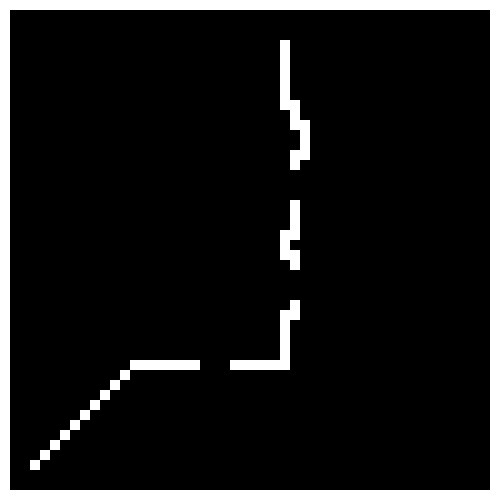

Below is a game level as drawn by its tile map, then a one-line description and the .tmx file that defines it, in full:
An orthogonal 50x50 tile map with 10x10 px tiles, 1 tile layer (map0).

<map version="1.0" tiledversion="1.0.2" orientation="orthogonal" renderorder="right-down" width="50" height="50" tilewidth="10" tileheight="10" nextobjectid="1">
 <tileset firstgid="1" name="Default" tilewidth="10" tileheight="10" tilecount="1" columns="1">
  <image source="wall.png" width="10" height="10" />
 </tileset>
 <layer name="map0" width="50" height="50">
  <data encoding="csv">
1,1,1,1,1,1,1,1,1,1,1,1,1,1,1,1,1,1,1,1,1,1,1,1,1,1,1,1,1,1,1,1,1,1,1,1,1,1,1,1,1,1,1,1,1,1,1,1,1,1,
1,0,0,0,0,0,0,0,0,0,0,0,0,0,0,0,0,0,0,0,0,0,0,0,0,0,0,0,0,0,0,0,0,0,0,0,0,0,0,0,0,0,0,0,0,0,0,0,0,1,
1,0,0,0,0,0,0,0,0,0,0,0,0,0,0,0,0,0,0,0,0,0,0,0,0,0,0,0,0,0,0,0,0,0,0,0,0,0,0,0,0,0,0,0,0,0,0,0,0,1,
1,0,0,0,0,0,0,0,0,0,0,0,0,0,0,0,0,0,0,0,0,0,0,0,0,0,0,0,0,0,0,0,0,0,0,0,0,0,0,0,0,0,0,0,0,0,0,0,0,1,
1,0,0,0,0,0,0,0,0,0,0,0,0,0,0,0,0,0,0,0,0,0,0,0,0,0,0,0,1,0,0,0,0,0,0,0,0,0,0,0,0,0,0,0,0,0,0,0,0,1,
1,0,0,0,0,0,0,0,0,0,0,0,0,0,0,0,0,0,0,0,0,0,0,0,0,0,0,0,1,0,0,0,0,0,0,0,0,0,0,0,0,0,0,0,0,0,0,0,0,1,
1,0,0,0,0,0,0,0,0,0,0,0,0,0,0,0,0,0,0,0,0,0,0,0,0,0,0,0,1,0,0,0,0,0,0,0,0,0,0,0,0,0,0,0,0,0,0,0,0,1,
1,0,0,0,0,0,0,0,0,0,0,0,0,0,0,0,0,0,0,0,0,0,0,0,0,0,0,0,1,0,0,0,0,0,0,0,0,0,0,0,0,0,0,0,0,0,0,0,0,1,
1,0,0,0,0,0,0,0,0,0,0,0,0,0,0,0,0,0,0,0,0,0,0,0,0,0,0,0,1,0,0,0,0,0,0,0,0,0,0,0,0,0,0,0,0,0,0,0,0,1,
1,0,0,0,0,0,0,0,0,0,0,0,0,0,0,0,0,0,0,0,0,0,0,0,0,0,0,0,1,0,0,0,0,0,0,0,0,0,0,0,0,0,0,0,0,0,0,0,0,1,
1,0,0,0,0,0,0,0,0,0,0,0,0,0,0,0,0,0,0,0,0,0,0,0,0,0,0,0,1,1,0,0,0,0,0,0,0,0,0,0,0,0,0,0,0,0,0,0,0,1,
1,0,0,0,0,0,0,0,0,0,0,0,0,0,0,0,0,0,0,0,0,0,0,0,0,0,0,0,0,1,0,0,0,0,0,0,0,0,0,0,0,0,0,0,0,0,0,0,0,1,
1,0,0,0,0,0,0,0,0,0,0,0,0,0,0,0,0,0,0,0,0,0,0,0,0,0,0,0,0,1,1,0,0,0,0,0,0,0,0,0,0,0,0,0,0,0,0,0,0,1,
1,0,0,0,0,0,0,0,0,0,0,0,0,0,0,0,0,0,0,0,0,0,0,0,0,0,0,0,0,0,1,0,0,0,0,0,0,0,0,0,0,0,0,0,0,0,0,0,0,1,
1,0,0,0,0,0,0,0,0,0,0,0,0,0,0,0,0,0,0,0,0,0,0,0,0,0,0,0,0,0,1,0,0,0,0,0,0,0,0,0,0,0,0,0,0,0,0,0,0,1,
1,0,0,0,0,0,0,0,0,0,0,0,0,0,0,0,0,0,0,0,0,0,0,0,0,0,0,0,0,1,1,0,0,0,0,0,0,0,0,0,0,0,0,0,0,0,0,0,0,1,
1,0,0,0,0,0,0,0,0,0,0,0,0,0,0,0,0,0,0,0,0,0,0,0,0,0,0,0,0,1,0,0,0,0,0,0,0,0,0,0,0,0,0,0,0,0,0,0,0,1,
1,0,0,0,0,0,0,0,0,0,0,0,0,0,0,0,0,0,0,0,0,0,0,0,0,0,0,0,0,0,0,0,0,0,0,0,0,0,0,0,0,0,0,0,0,0,0,0,0,1,
1,0,0,0,0,0,0,0,0,0,0,0,0,0,0,0,0,0,0,0,0,0,0,0,0,0,0,0,0,0,0,0,0,0,0,0,0,0,0,0,0,0,0,0,0,0,0,0,0,1,
1,0,0,0,0,0,0,0,0,0,0,0,0,0,0,0,0,0,0,0,0,0,0,0,0,0,0,0,0,0,0,0,0,0,0,0,0,0,0,0,0,0,0,0,0,0,0,0,0,1,
1,0,0,0,0,0,0,0,0,0,0,0,0,0,0,0,0,0,0,0,0,0,0,0,0,0,0,0,0,1,0,0,0,0,0,0,0,0,0,0,0,0,0,0,0,0,0,0,0,1,
1,0,0,0,0,0,0,0,0,0,0,0,0,0,0,0,0,0,0,0,0,0,0,0,0,0,0,0,0,1,0,0,0,0,0,0,0,0,0,0,0,0,0,0,0,0,0,0,0,1,
1,0,0,0,0,0,0,0,0,0,0,0,0,0,0,0,0,0,0,0,0,0,0,0,0,0,0,0,0,1,0,0,0,0,0,0,0,0,0,0,0,0,0,0,0,0,0,0,0,1,
1,0,0,0,0,0,0,0,0,0,0,0,0,0,0,0,0,0,0,0,0,0,0,0,0,0,0,0,1,1,0,0,0,0,0,0,0,0,0,0,0,0,0,0,0,0,0,0,0,1,
1,0,0,0,0,0,0,0,0,0,0,0,0,0,0,0,0,0,0,0,0,0,0,0,0,0,0,0,1,0,0,0,0,0,0,0,0,0,0,0,0,0,0,0,0,0,0,0,0,1,
1,0,0,0,0,0,0,0,0,0,0,0,0,0,0,0,0,0,0,0,0,0,0,0,0,0,0,0,1,1,0,0,0,0,0,0,0,0,0,0,0,0,0,0,0,0,0,0,0,1,
1,0,0,0,0,0,0,0,0,0,0,0,0,0,0,0,0,0,0,0,0,0,0,0,0,0,0,0,0,1,0,0,0,0,0,0,0,0,0,0,0,0,0,0,0,0,0,0,0,1,
1,0,0,0,0,0,0,0,0,0,0,0,0,0,0,0,0,0,0,0,0,0,0,0,0,0,0,0,0,0,0,0,0,0,0,0,0,0,0,0,0,0,0,0,0,0,0,0,0,1,
1,0,0,0,0,0,0,0,0,0,0,0,0,0,0,0,0,0,0,0,0,0,0,0,0,0,0,0,0,0,0,0,0,0,0,0,0,0,0,0,0,0,0,0,0,0,0,0,0,1,
1,0,0,0,0,0,0,0,0,0,0,0,0,0,0,0,0,0,0,0,0,0,0,0,0,0,0,0,0,0,0,0,0,0,0,0,0,0,0,0,0,0,0,0,0,0,0,0,0,1,
1,0,0,0,0,0,0,0,0,0,0,0,0,0,0,0,0,0,0,0,0,0,0,0,0,0,0,0,0,1,0,0,0,0,0,0,0,0,0,0,0,0,0,0,0,0,0,0,0,1,
1,0,0,0,0,0,0,0,0,0,0,0,0,0,0,0,0,0,0,0,0,0,0,0,0,0,0,0,1,1,0,0,0,0,0,0,0,0,0,0,0,0,0,0,0,0,0,0,0,1,
1,0,0,0,0,0,0,0,0,0,0,0,0,0,0,0,0,0,0,0,0,0,0,0,0,0,0,0,1,0,0,0,0,0,0,0,0,0,0,0,0,0,0,0,0,0,0,0,0,1,
1,0,0,0,0,0,0,0,0,0,0,0,0,0,0,0,0,0,0,0,0,0,0,0,0,0,0,0,1,0,0,0,0,0,0,0,0,0,0,0,0,0,0,0,0,0,0,0,0,1,
1,0,0,0,0,0,0,0,0,0,0,0,0,0,0,0,0,0,0,0,0,0,0,0,0,0,0,0,1,0,0,0,0,0,0,0,0,0,0,0,0,0,0,0,0,0,0,0,0,1,
1,0,0,0,0,0,0,0,0,0,0,0,0,0,0,0,0,0,0,0,0,0,0,0,0,0,0,0,1,0,0,0,0,0,0,0,0,0,0,0,0,0,0,0,0,0,0,0,0,1,
1,0,0,0,0,0,0,0,0,0,0,0,0,1,1,1,1,1,1,1,0,0,0,1,1,1,1,1,1,0,0,0,0,0,0,0,0,0,0,0,0,0,0,0,0,0,0,0,0,1,
1,0,0,0,0,0,0,0,0,0,0,0,1,0,0,0,0,0,0,0,0,0,0,0,0,0,0,0,0,0,0,0,0,0,0,0,0,0,0,0,0,0,0,0,0,0,0,0,0,1,
1,0,0,0,0,0,0,0,0,0,0,1,0,0,0,0,0,0,0,0,0,0,0,0,0,0,0,0,0,0,0,0,0,0,0,0,0,0,0,0,0,0,0,0,0,0,0,0,0,1,
1,0,0,0,0,0,0,0,0,0,1,0,0,0,0,0,0,0,0,0,0,0,0,0,0,0,0,0,0,0,0,0,0,0,0,0,0,0,0,0,0,0,0,0,0,0,0,0,0,1,
1,0,0,0,0,0,0,0,0,1,0,0,0,0,0,0,0,0,0,0,0,0,0,0,0,0,0,0,0,0,0,0,0,0,0,0,0,0,0,0,0,0,0,0,0,0,0,0,0,1,
1,0,0,0,0,0,0,0,1,0,0,0,0,0,0,0,0,0,0,0,0,0,0,0,0,0,0,0,0,0,0,0,0,0,0,0,0,0,0,0,0,0,0,0,0,0,0,0,0,1,
1,0,0,0,0,0,0,1,0,0,0,0,0,0,0,0,0,0,0,0,0,0,0,0,0,0,0,0,0,0,0,0,0,0,0,0,0,0,0,0,0,0,0,0,0,0,0,0,0,1,
1,0,0,0,0,0,1,0,0,0,0,0,0,0,0,0,0,0,0,0,0,0,0,0,0,0,0,0,0,0,0,0,0,0,0,0,0,0,0,0,0,0,0,0,0,0,0,0,0,1,
1,0,0,0,0,1,0,0,0,0,0,0,0,0,0,0,0,0,0,0,0,0,0,0,0,0,0,0,0,0,0,0,0,0,0,0,0,0,0,0,0,0,0,0,0,0,0,0,0,1,
1,0,0,0,1,0,0,0,0,0,0,0,0,0,0,0,0,0,0,0,0,0,0,0,0,0,0,0,0,0,0,0,0,0,0,0,0,0,0,0,0,0,0,0,0,0,0,0,0,1,
1,0,0,1,0,0,0,0,0,0,0,0,0,0,0,0,0,0,0,0,0,0,0,0,0,0,0,0,0,0,0,0,0,0,0,0,0,0,0,0,0,0,0,0,0,0,0,0,0,1,
1,0,0,0,0,0,0,0,0,0,0,0,0,0,0,0,0,0,0,0,0,0,0,0,0,0,0,0,0,0,0,0,0,0,0,0,0,0,0,0,0,0,0,0,0,0,0,0,0,1,
1,0,0,0,0,0,0,0,0,0,0,0,0,0,0,0,0,0,0,0,0,0,0,0,0,0,0,0,0,0,0,0,0,0,0,0,0,0,0,0,0,0,0,0,0,0,0,0,0,1,
1,1,1,1,1,1,1,1,1,1,1,1,1,1,1,1,1,1,1,1,1,1,1,1,1,1,1,1,1,1,1,1,1,1,1,1,1,1,1,1,1,1,1,1,1,1,1,1,1,1
</data>
 </layer>
</map>
